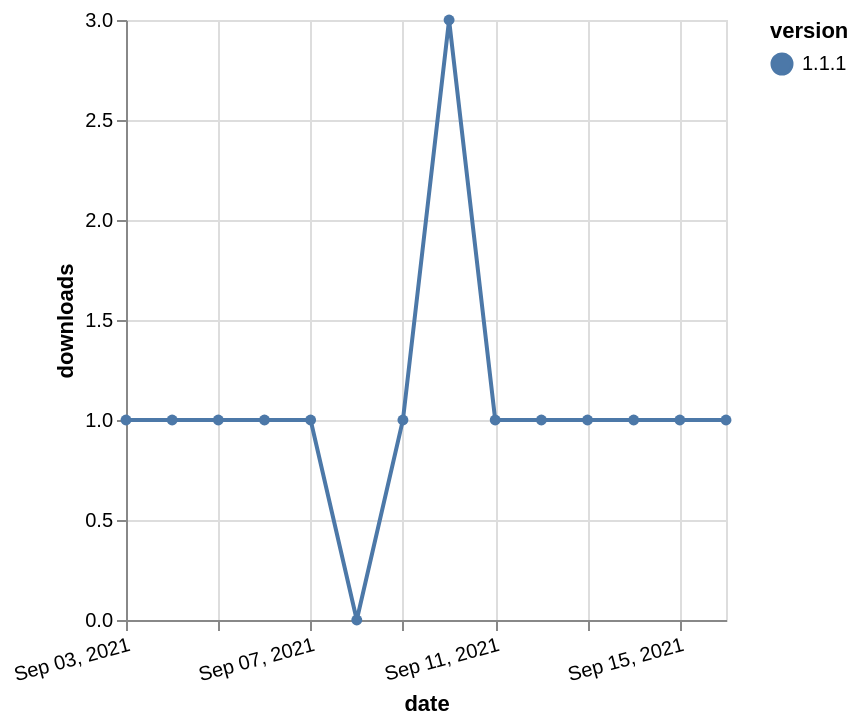

Source (Vega-Lite JSON):
### Vega-Lite specification from a JSON file in a GitHub repository (floating-point values rounded to 4 significant figures)
{"$schema": "https://vega.github.io/schema/vega-lite/v5.json", "description": "A simple bar chart with embedded data.", "data": {"values": [{"date": "2021-09-03", "total": 260, "delta": 1, "version": "1.1.1"}, {"date": "2021-09-04", "total": 261, "delta": 1, "version": "1.1.1"}, {"date": "2021-09-05", "total": 262, "delta": 1, "version": "1.1.1"}, {"date": "2021-09-06", "total": 263, "delta": 1, "version": "1.1.1"}, {"date": "2021-09-07", "total": 264, "delta": 1, "version": "1.1.1"}, {"date": "2021-09-08", "total": 264, "delta": 0, "version": "1.1.1"}, {"date": "2021-09-09", "total": 265, "delta": 1, "version": "1.1.1"}, {"date": "2021-09-10", "total": 268, "delta": 3, "version": "1.1.1"}, {"date": "2021-09-11", "total": 269, "delta": 1, "version": "1.1.1"}, {"date": "2021-09-12", "total": 270, "delta": 1, "version": "1.1.1"}, {"date": "2021-09-13", "total": 271, "delta": 1, "version": "1.1.1"}, {"date": "2021-09-14", "total": 272, "delta": 1, "version": "1.1.1"}, {"date": "2021-09-15", "total": 273, "delta": 1, "version": "1.1.1"}, {"date": "2021-09-16", "total": 274, "delta": 1, "version": "1.1.1"}]}, "width": "container", "mark": {"type": "line", "point": {"filled": true}}, "encoding": {"x": {"field": "date", "type": "temporal", "timeUnit": "yearmonthdate", "title": "date", "axis": {"labelAngle": -15}}, "y": {"field": "delta", "type": "quantitative", "title": "downloads"}, "color": {"field": "version", "type": "nominal"}, "tooltip": {"field": "delta"}}}
